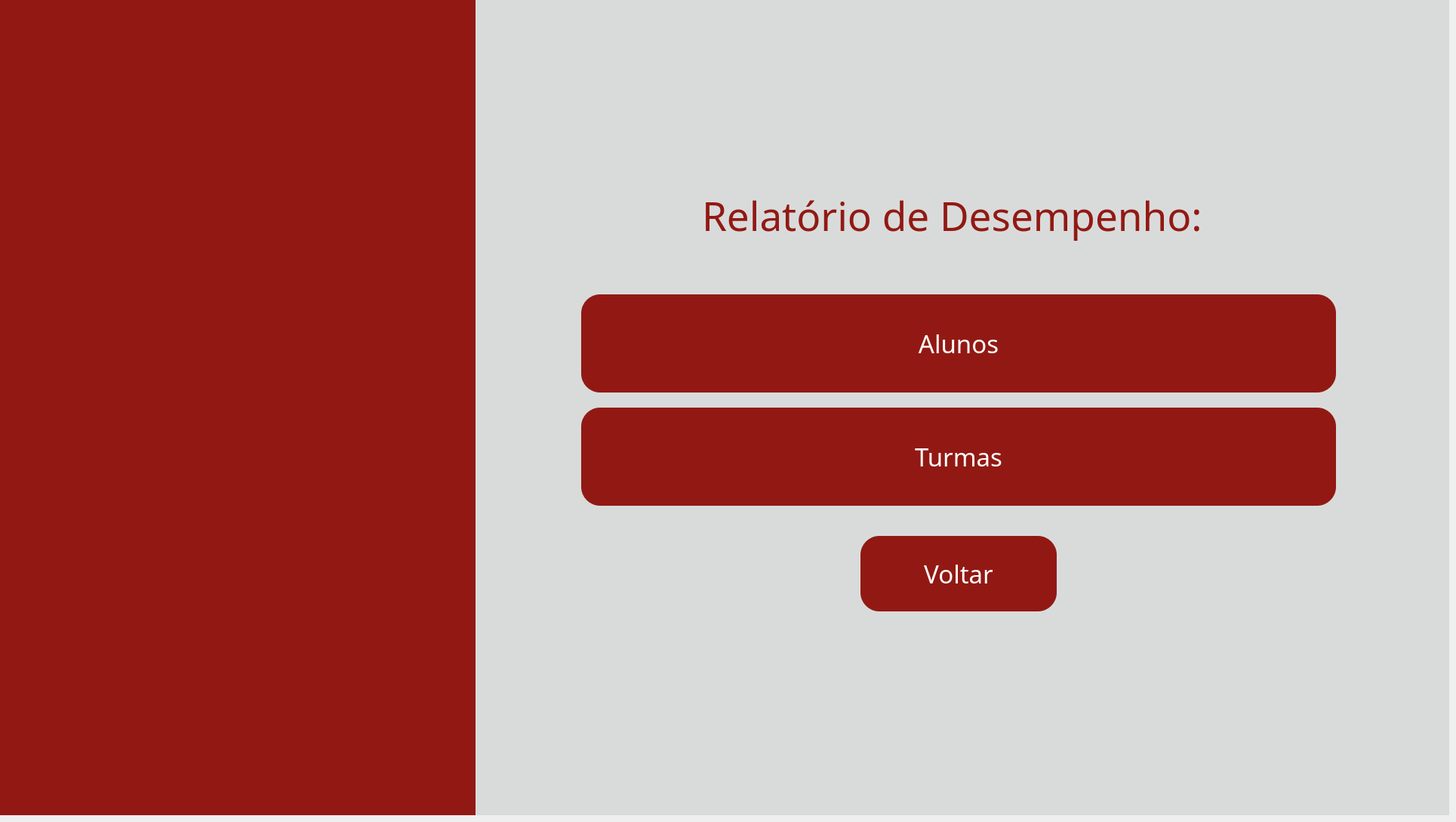
    <widget class="QWidget" name="pg_ranking">
     <widget class="QWidget" name="fundo_ranking" native="true">
      <property name="geometry">
       <rect>
        <x>0</x>
        <y>0</y>
        <width>1920</width>
        <height>1080</height>
       </rect>
      </property>
      <property name="styleSheet">
       <string notr="true">background-color: #d9dbdb</string>
      </property>
      <widget class="QWidget" name="barra_ranking" native="true">
       <property name="geometry">
        <rect>
         <x>0</x>
         <y>-11</y>
         <width>630</width>
         <height>1091</height>
        </rect>
       </property>
       <property name="styleSheet">
        <string notr="true">background-color: #921913;</string>
       </property>
       <widget class="QLabel" name="img_fundo_ranking">
        <property name="geometry">
         <rect>
          <x>-60</x>
          <y>-60</y>
          <width>721</width>
          <height>1200</height>
         </rect>
        </property>
        <property name="text">
         <string/>
        </property>
        <property name="pixmap">
         <pixmap>../images/fundoetec.png</pixmap>
        </property>
        <property name="scaledContents">
         <bool>true</bool>
        </property>
       </widget>
      </widget>
      <widget class="QLabel" name="lbl_ranking_ranking">
       <property name="geometry">
        <rect>
         <x>930</x>
         <y>250</y>
         <width>661</width>
         <height>71</height>
        </rect>
       </property>
       <property name="font">
        <font>
         <family>Arbutus Slab</family>
         <pointsize>40</pointsize>
        </font>
       </property>
       <property name="styleSheet">
        <string notr="true">color: #921913;</string>
       </property>
       <property name="text">
        <string>Relatório de Desempenho:</string>
       </property>
      </widget>
      <widget class="QPushButton" name="btn_voltarareaprof2">
       <property name="geometry">
        <rect>
         <x>1140</x>
         <y>710</y>
         <width>260</width>
         <height>100</height>
        </rect>
       </property>
       <property name="font">
        <font>
         <family>Arbutus Slab</family>
         <pointsize>25</pointsize>
        </font>
       </property>
       <property name="styleSheet">
        <string notr="true">QPushButton{
    background-color: #921913;
    border: none;
    border-radius: 25px;
    color: white;
}

QPushButton:hover{
    background-color: #7a1410;
}

QPushButton:pressed{
    background-color: #5a0f0c;
}</string>
       </property>
       <property name="text">
        <string>Voltar</string>
       </property>
      </widget>
      <widget class="QPushButton" name="btn_relatorioturmas">
       <property name="geometry">
        <rect>
         <x>770</x>
         <y>540</y>
         <width>1000</width>
         <height>130</height>
        </rect>
       </property>
       <property name="font">
        <font>
         <family>Arbutus Slab</family>
         <pointsize>25</pointsize>
        </font>
       </property>
       <property name="styleSheet">
        <string notr="true">QPushButton{
    background-color: #921913;
    border: none;
    border-radius: 25px;
    color: white;
}

QPushButton:hover{
    background-color: #7a1410;
}

QPushButton:pressed{
    background-color: #5a0f0c;
}</string>
       </property>
       <property name="text">
        <string>Turmas</string>
       </property>
      </widget>
      <widget class="QPushButton" name="btn_relatorioalunos">
       <property name="geometry">
        <rect>
         <x>770</x>
         <y>390</y>
         <width>1000</width>
         <height>130</height>
        </rect>
       </property>
       <property name="font">
        <font>
         <family>Arbutus Slab</family>
         <pointsize>25</pointsize>
        </font>
       </property>
       <property name="styleSheet">
        <string notr="true">QPushButton{
    background-color: #921913;
    border: none;
    border-radius: 25px;
    color: white;
}

QPushButton:hover{
    background-color: #7a1410;
}

QPushButton:pressed{
    background-color: #5a0f0c;
}</string>
       </property>
       <property name="text">
        <string>Alunos</string>
       </property>
      </widget>
      <widget class="QLabel" name="lbl_logo_cps_ranking">
       <property name="geometry">
        <rect>
         <x>1550</x>
         <y>940</y>
         <width>111</width>
         <height>71</height>
        </rect>
       </property>
       <property name="text">
        <string/>
       </property>
       <property name="pixmap">
        <pixmap>../images/logocps.png</pixmap>
       </property>
       <property name="scaledContents">
        <bool>true</bool>
       </property>
      </widget>
      <widget class="QLabel" name="lbl_logo_etec_ranking">
       <property name="geometry">
        <rect>
         <x>1690</x>
         <y>950</y>
         <width>151</width>
         <height>91</height>
        </rect>
       </property>
       <property name="text">
        <string/>
       </property>
       <property name="pixmap">
        <pixmap>../images/logoetec.png</pixmap>
       </property>
       <property name="scaledContents">
        <bool>true</bool>
       </property>
      </widget>
     </widget>
    </widget>
